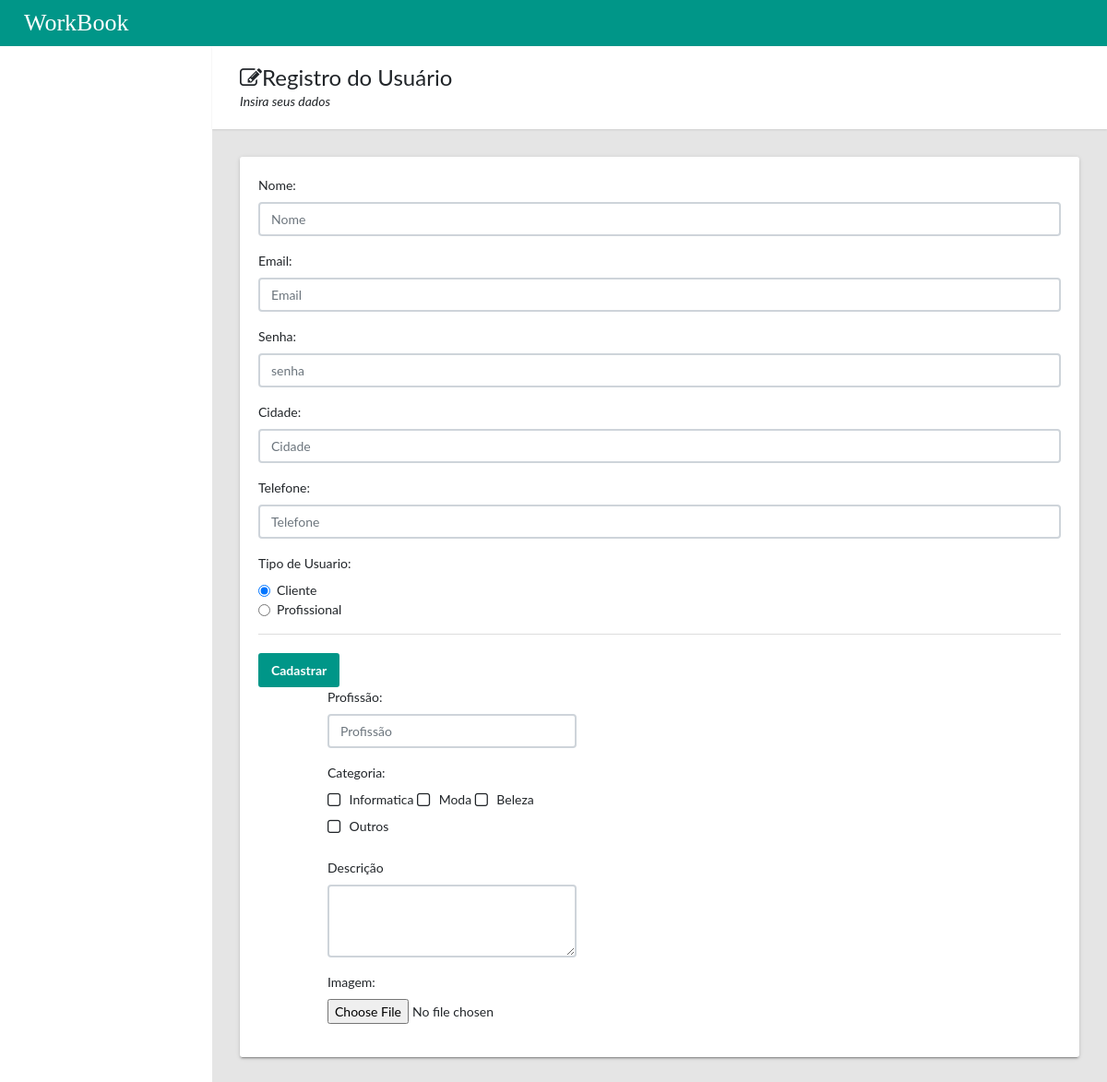
/usuario/perfil/, run on an earlier commit of the app's database.
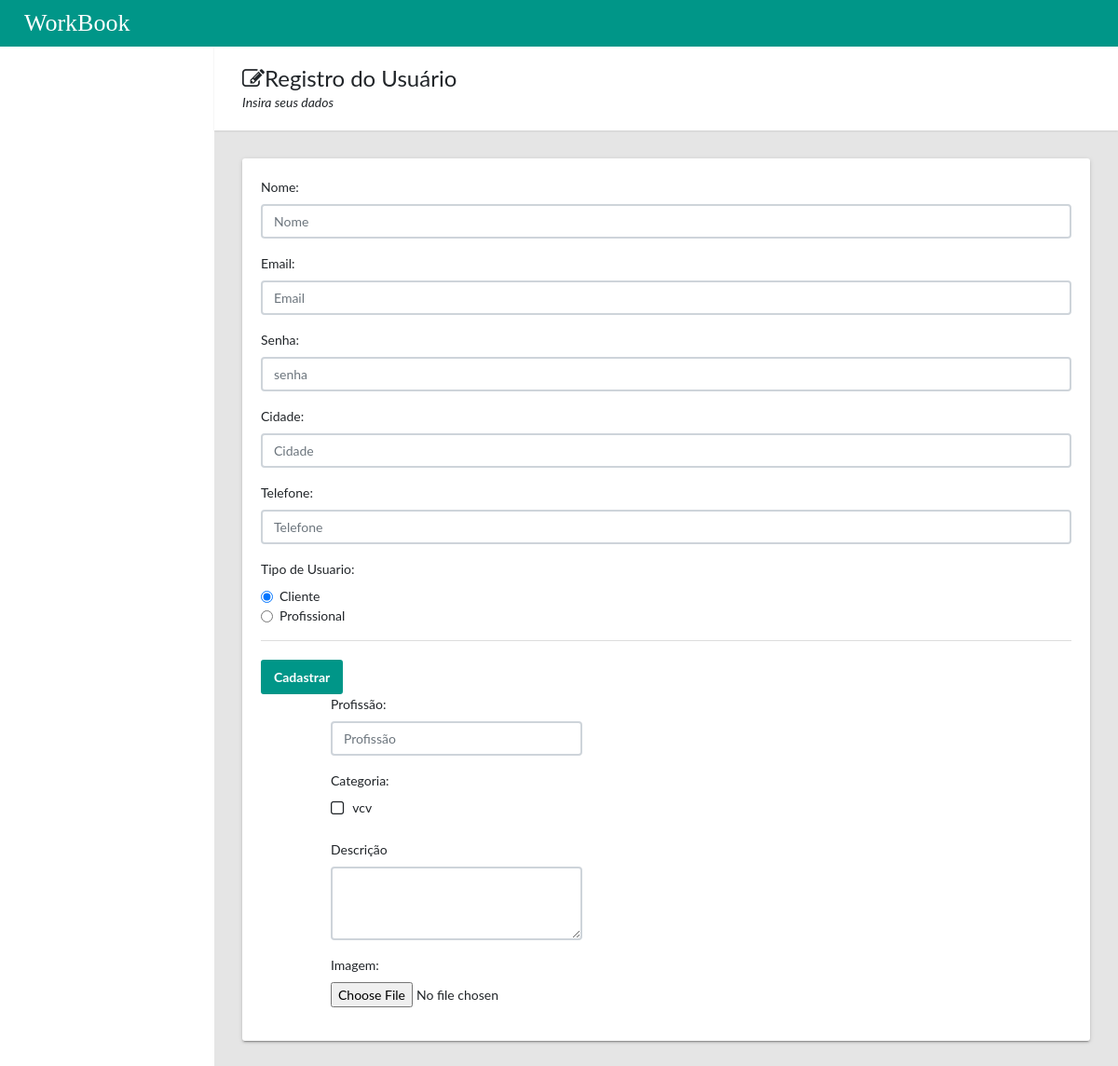
And on a later commit of the database.
### categoria/models.py (models this page shows)
class Categoria(models.Model):
    nome = models.CharField('nome',max_length=250)
    class Meta:
        db_table = 'categoria'

### usuario/views.py (the view, shortened to what this page needs)
# urls.py: path('perfil/', views.perfil, name='perfil'),
def perfil(request):
    if request.method != 'POST':
        categorias = Categoria.objects.all()
        return render(request, 'perfil.html', {"categorias": categorias})

### usuario/templates/perfil.html (shortened to what this page needs)
<!DOCTYPE html>
{% load static %}
<html lang="en">
<head>
    <link rel="stylesheet" type="text/css" href="{% static 'css/main.css'%}">
    <link rel="stylesheet" type="text/css"
          href="https://maxcdn.bootstrapcdn.com/font-awesome/4.7.0/css/font-awesome.min.css">
</head>
<body>
<header class="app-header__logo"><a class="app-header">&nbsp;&nbsp;&nbsp;&nbsp;WorkBook</a>
</header>
<main class="app-content">
    <div class="app-title">
        <div>
            <h1><i class="fa fa-edit"></i>Registro do Usuário</h1>
            <p>Insira seus dados</p>
        </div>
    </div>
    <div class="row">
        <div class="col-md-12">
            <div class="tile">
                <div class="row">
                    <div class="col-lg-12">
                        <form action="/usuario/perfil/" method="post" enctype="multipart/form-data">
                            <div class="row">
                                <div id="show_class" class="col-lg-12">
                                    <div class="form-group">
                                        <label for="nome">Nome:</label>
                                        <input class="form-control" name="username" id="nome" type="text"
                                               placeholder="Nome">
                                    </div>
                                    <div class="form-group">
                                        <label for="email">Email:</label>
                                        <input class="form-control" name="email" id="email" type="email"
                                               aria-describedby="emailHelp"
                                               placeholder="Email">
                                    </div>
                                    <div class="form-group">
                                        <label for="senha">Senha:</label>
                                        <input class="form-control" name="senha" id="senha" type="password"
                                               placeholder="senha">
                                    </div>
                                    <div class="form-group">
                                        <label for="cidade">Cidade:</label>
                                        <input class="form-control" name="cidade" id="cidade" type="text"
                                               aria-describedby="cidade"
                                               placeholder="Cidade">
                                    </div>
                                    <div class="form-group">
                                        <label for="telefone">Telefone:</label>
                                        <input class="form-control" name="telefone" id="telefone" type="tel"
                                               aria-describedby="telefone"
                                               placeholder="Telefone">
                                    </div>
                                    <fieldset class="form-group">
                                        <label for="tipo">Tipo de Usuario:</label>
                                        <div class="form-check">
                                            <label class="form-check-label">
                                                <input class="form-check-input" id="optionsRadios1" type="radio"
                                                       name="user" value="cliente" checked="">Cliente
                                            </label>
                                        </div>
                                        <div class="form-check">
                                            <label class="form-check-label">
                                                <input class="form-check-input" id="optionsRadios2" type="radio"
                                                       name="user" value="profissional">Profissional
                                            </label>
                                        </div>
                                    </fieldset>
                                    <div class="tile-footer">
                                        <button class="btn btn-primary" type="submit">Cadastrar</button>
                                    </div>
                                </div>
                                <div id="show_profissional" class="col-lg-4 offset-lg-1">
                                        <div class="form-group">
                                            <label class="control-label" for="profissao">Profissão:</label>
                                            <input class="form-control" name="profissao" id="profissao" type="text"
                                                   placeholder="Profissão">
                                        </div>
                                        <div class="form-group">
                                            <label class="control-label">Categoria:</label>
                                            <div class="animated-checkbox" id="tipo">
                                                {% for categoria in categorias %}
                                                <label>
                                                           type="checkbox"><span
                                                        class="label-text"> {{categoria.nome}}</span>
                                                </label>
                                                {% endfor %}
                                            </div>
                                        </div>
                                        <div class="form-group">
                                            <label for="descricao">Descrição</label>
                                            <textarea class="form-control" name="descricao" id="descricao"
                                                      rows="3"></textarea>
                                        </div>
                                        <div class="form-group">
                                            <label for="slogan">Imagem:</label>
                                            <input class="form-control-file" id="slogan" type="file"
                                                   aria-describedby="fileHelp">
                                        </div>
                                    </div>
                            </div>
                        </form>
                    </div>
                </div>
            </div>
        </div>
    </div>
</main>
</body>
</html>

What changed in the data, as far as the page shows it:
removed Categoria: nome "Moda"
removed Categoria: nome "Beleza"
removed Categoria: nome "Outros"
changed Categoria: nome "Informatica" → "vcv"
